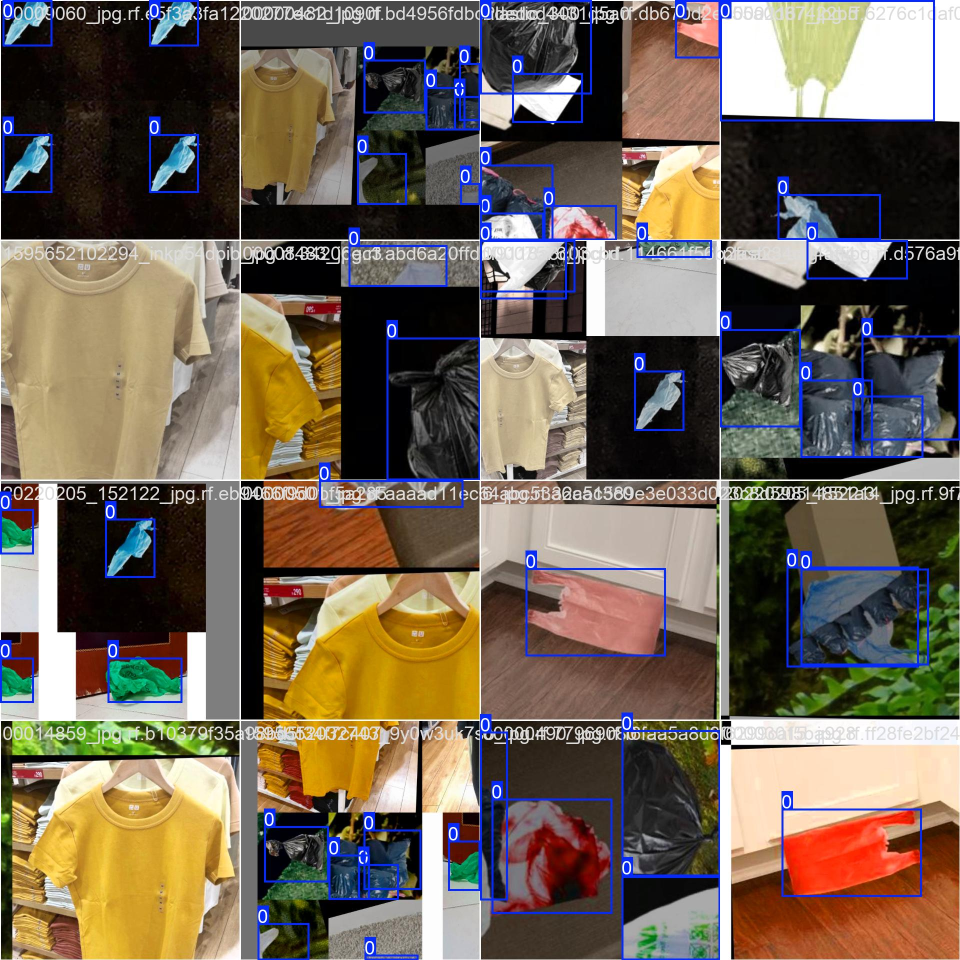
#> input picture bags_model/train_90e/train_batch0.jpg, 1920 x 1920 px (shown at 1/2 size)
$ python -i bagdetector.py   (imports and definitions only)
#> lines starting #> are read from the running program, lines starting #| are printed output that depends on the picture
import numpy as np
import imutils
import cv2
class BagDetector:

	def __init__(self, accumWeight=0.5):
		# store the accumulated weight factor
		self.accumWeight = accumWeight
		# initialize the background model
		self.bg = None

	def update(self, image):
		# if the background model is None, initialize it
		if self.bg is None:
			self.bg = image.copy().astype("float")
			return
		# update the background model by accumulating the weighted
		# average
		cv2.accumulateWeighted(image, self.bg, self.accumWeight)

	def detect(self, image, tVal=25):
		# compute the absolute difference between the background model
		# and the image passed in, then threshold the delta image
		delta = cv2.absdiff(self.bg.astype("uint8"), image)
		thresh = cv2.threshold(delta, tVal, 255, cv2.THRESH_BINARY)[1]
		# perform a series of erosions and dilations to remove small
		# blobs
		thresh = cv2.erode(thresh, None, iterations=2)
		thresh = cv2.dilate(thresh, None, iterations=2)


>>> import cv2
>>> picture = cv2.imread('bags_model/train_90e/train_batch0.jpg', cv2.IMREAD_GRAYSCALE)
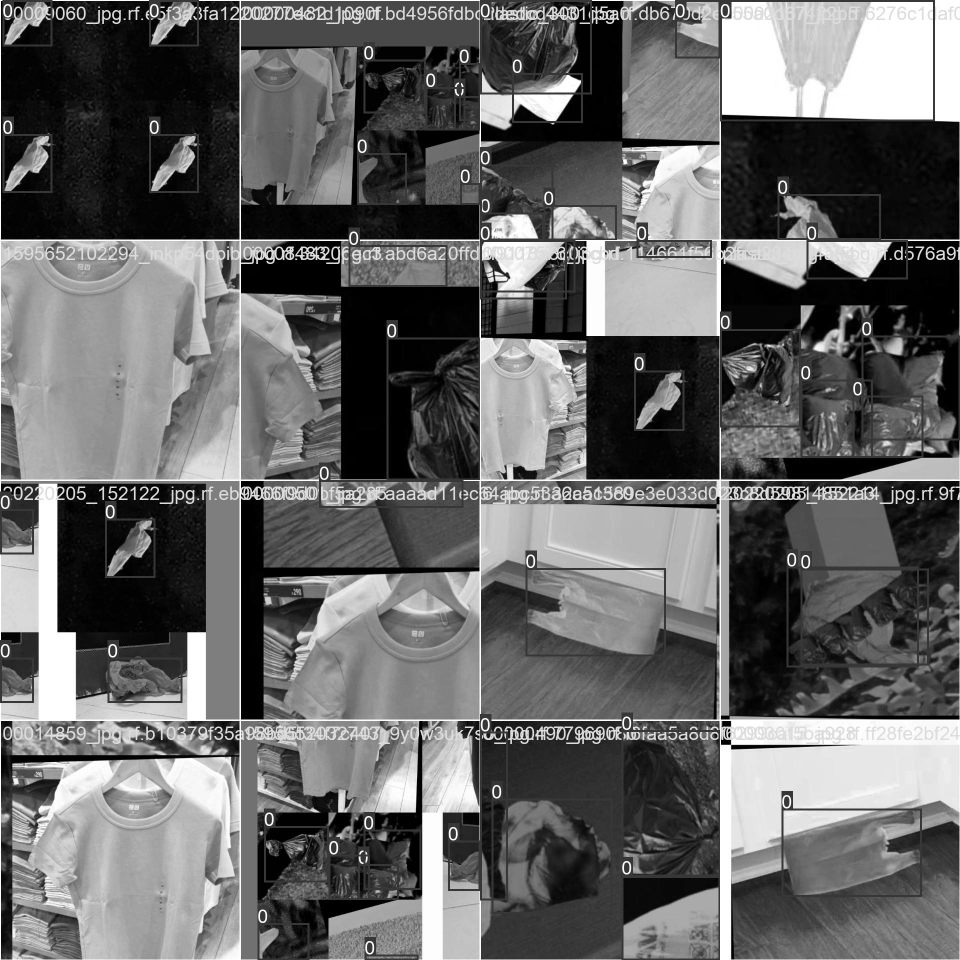
#> picture: shape (1920, 1920) (shown at 1/2 size); min 0, max 255, mean 102.9
>>> result = BagDetector().detect(picture)
#> (the run stopped early here; a loop or call above may not have finished)

$ run again, on bags_model/train_90e/train_batch1.jpg
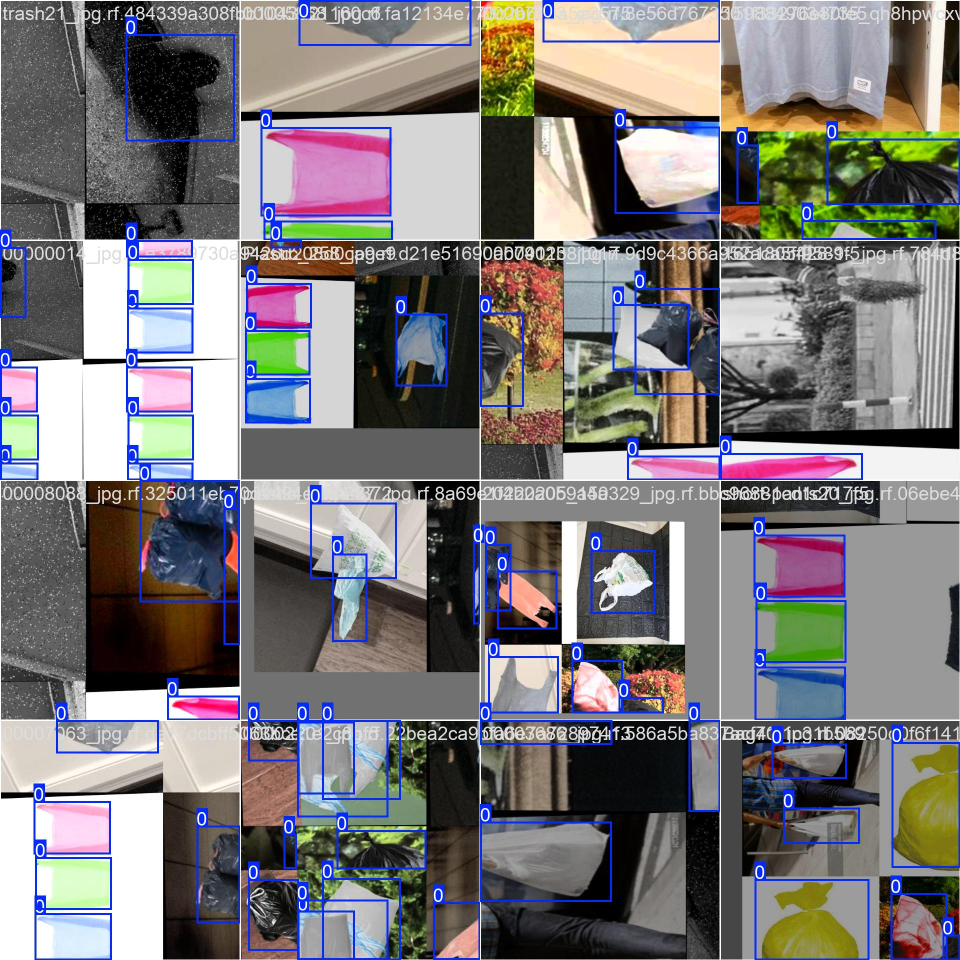
#> input picture bags_model/train_90e/train_batch1.jpg, 1920 x 1920 px (shown at 1/2 size)
#> `picture = cv2.imread('bags_model/train_90e/train_batch0.jpg', cv2.IMRE..`:
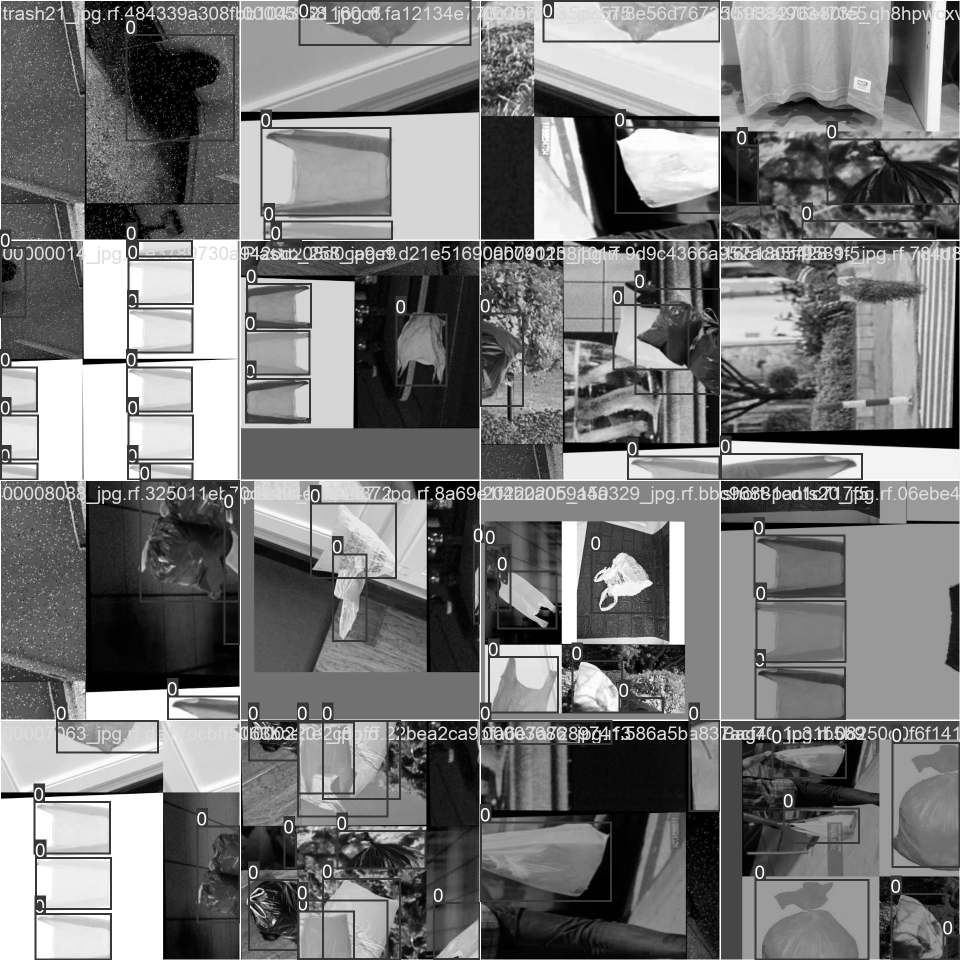
#> picture: shape (1920, 1920) (shown at 1/2 size); min 0, max 255, mean 121.1

$ run again, on bags_model/train_90e/train_batch2.jpg
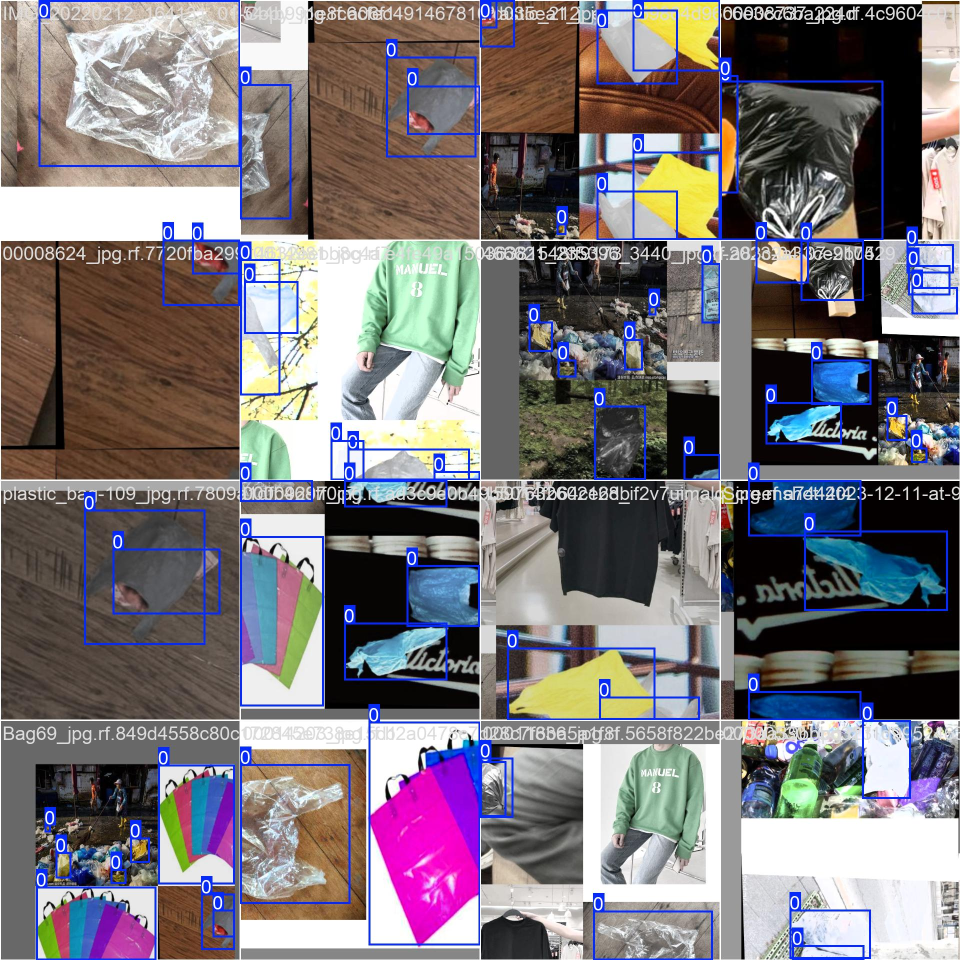
#> input picture bags_model/train_90e/train_batch2.jpg, 1920 x 1920 px (shown at 1/2 size)
#> `picture = cv2.imread('bags_model/train_90e/train_batch0.jpg', cv2.IMRE..`:
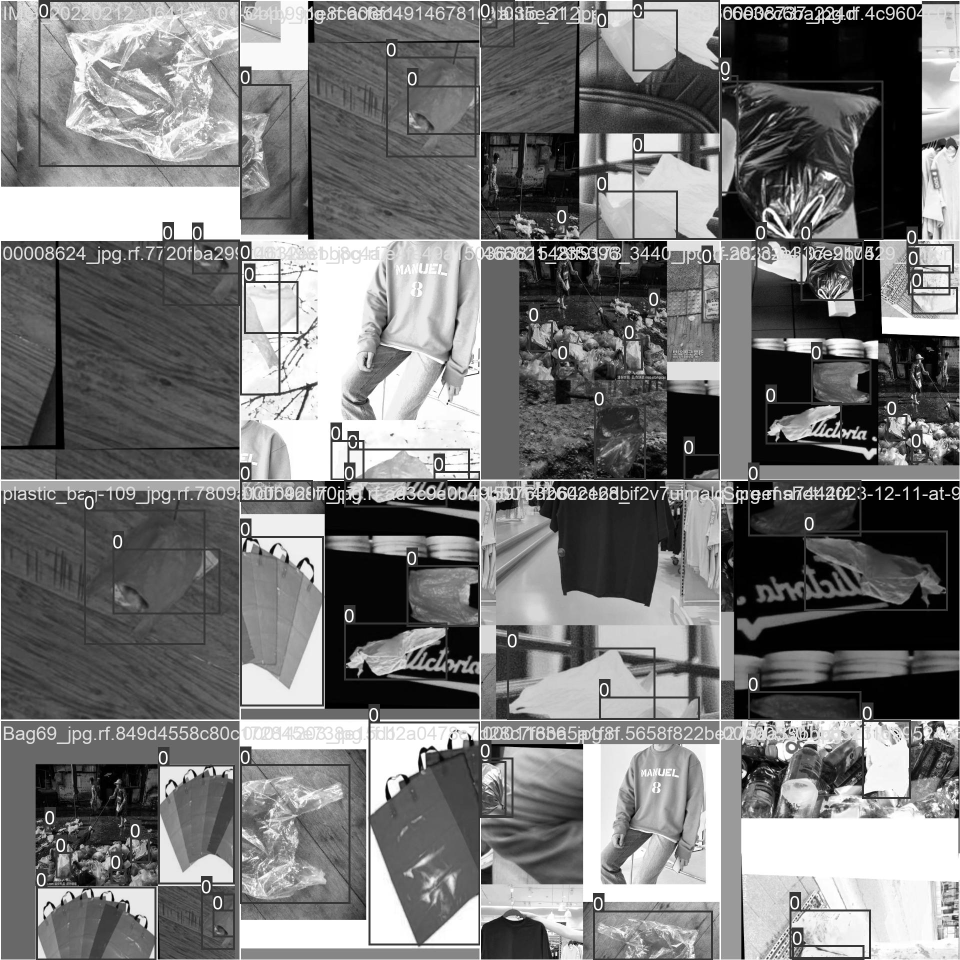
#> picture: shape (1920, 1920) (shown at 1/2 size); min 0, max 255, mean 120.3

$ run again, on bags_model/train_90e/train_batch43600.jpg
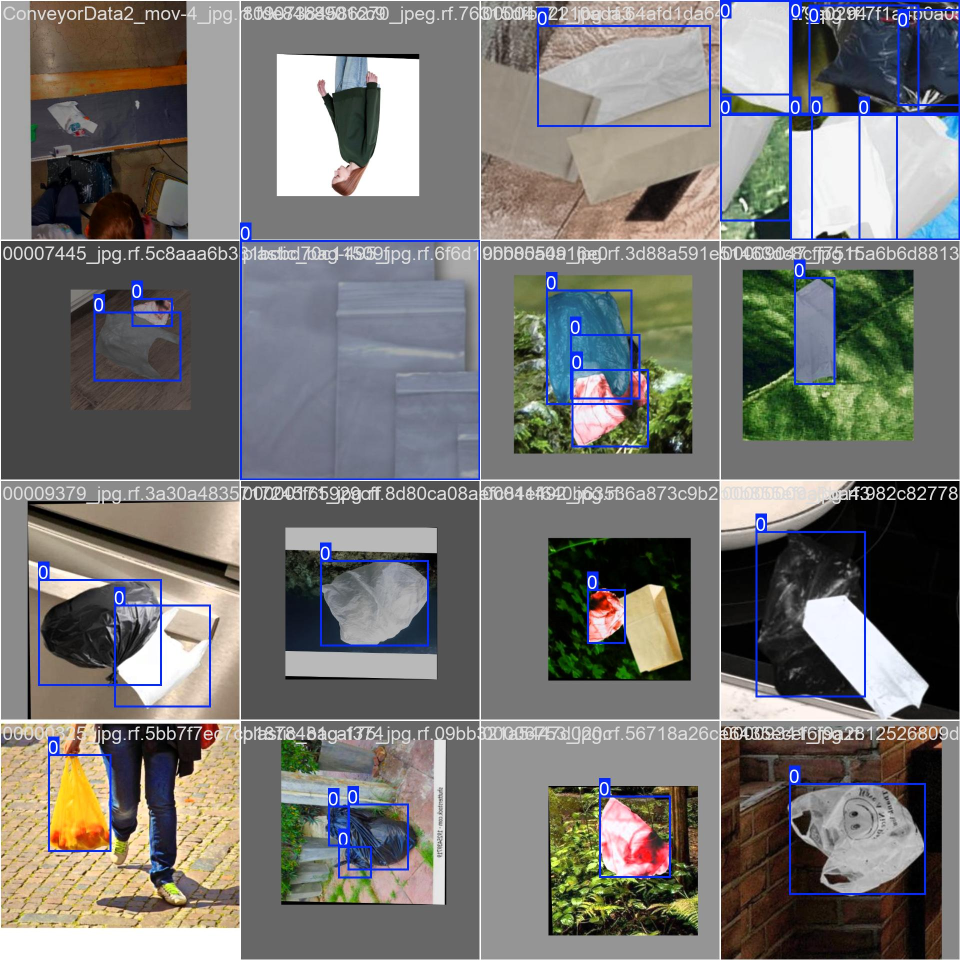
#> input picture bags_model/train_90e/train_batch43600.jpg, 1920 x 1920 px (shown at 1/2 size)
#> `picture = cv2.imread('bags_model/train_90e/train_batch0.jpg', cv2.IMRE..`:
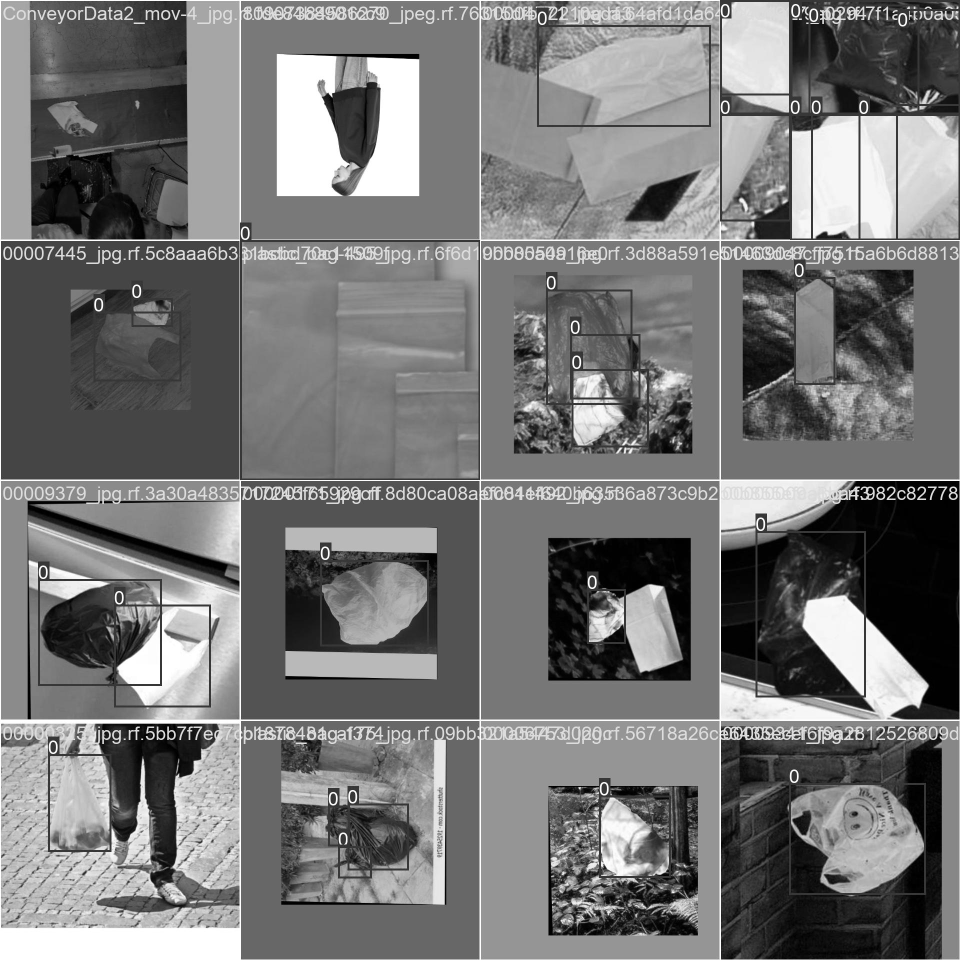
#> picture: shape (1920, 1920) (shown at 1/2 size); min 0, max 255, mean 118.5
